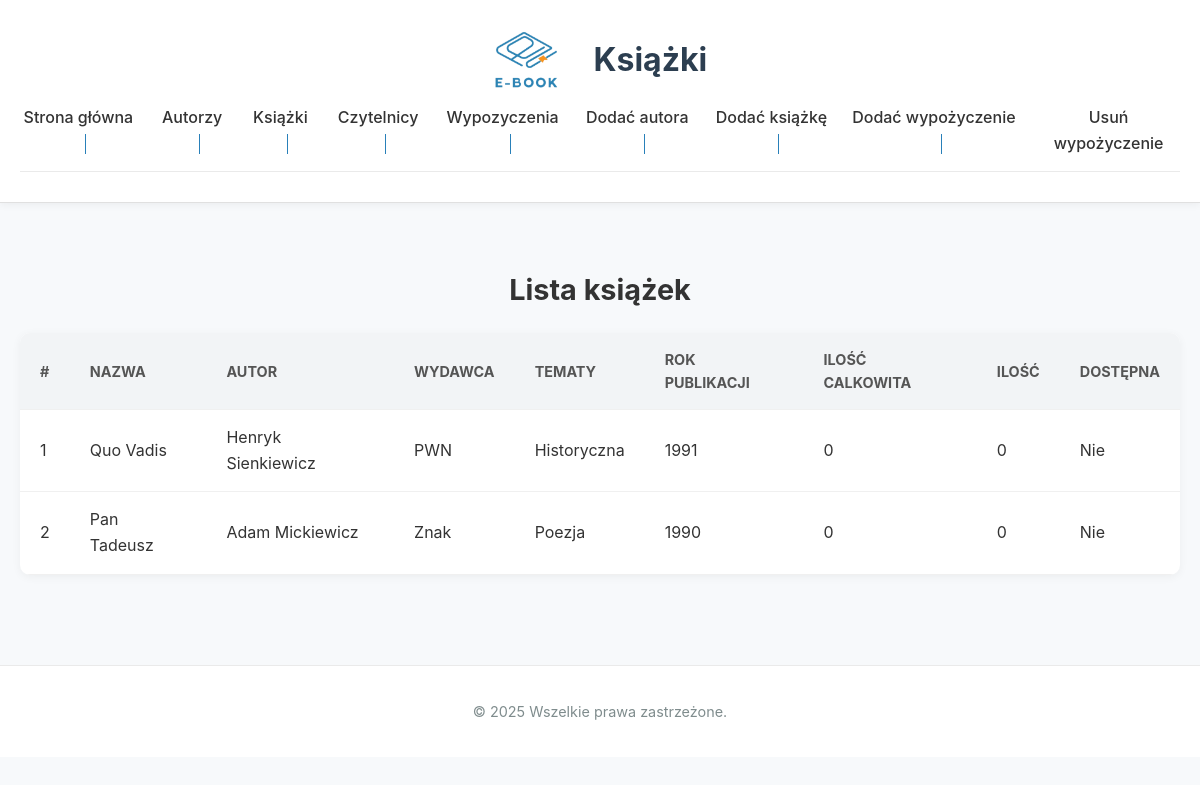
The app's page /Main/ksiazki.php with its own data.
### tables this page shows
CREATE TABLE ksiazka (
    id INT AUTO_INCREMENT PRIMARY KEY,
    tytul VARCHAR(200) NOT NULL,
    autor_id INT,
    wydawca_id INT,
    rok_wydania YEAR,
    tematyka_id INT,
    FOREIGN KEY (autor_id) REFERENCES autor(id),
    FOREIGN KEY (wydawca_id) REFERENCES wydawca(id),
    FOREIGN KEY (tematyka_id) REFERENCES tematyka(id)
);

CREATE TABLE wydawca (
    id INT AUTO_INCREMENT PRIMARY KEY,
    nazwa VARCHAR(100) NOT NULL
);

CREATE TABLE tematyka (
    id INT AUTO_INCREMENT PRIMARY KEY,
    nazwa VARCHAR(100) NOT NULL
);

### Main/ksiazki.php (the view, shortened to what this page needs)
<?php include 'baza.php'; ?>
<!DOCTYPE html>
<html lang="pl">
<head>
    <link rel="stylesheet" href="style.css">
</head>
<body>
    <header>
          <div class="header-container">
            <img src="../logo.png" alt="Logo" class="logo">
            <h1>Książki</h1>
        </div>
        <?php include 'navigation.php'; ?>
    </header>
    <main>
        <h2>Lista książek</h2>
        <table>
    <thead>
        <tr>
            <th>#</th>
            <th>Nazwa</th>
            <th>Autor</th>
            <th>Wydawca</th>
            <th>Tematy</th>
            <th>Rok publikacji</th>
            <th>Ilość calkowita</th>
            <th>Ilość</th>
            <th>Dostępna</th>
        </tr>
    </thead>
    <tbody>
        <?php
            $result = $conn->query("SELECT k.id, k.tytul, CONCAT(a.imie, ' ', a.nazwisko) AS autor, w.nazwa AS wydawca, t.nazwa AS tematyka,
            k.rok_wydania, k.ilosc_dostepnych, k.dostepnosc, k.ilosc_calkowita
            FROM ksiazka k
            JOIN autor a ON k.autor_id = a.id
            JOIN wydawca w ON k.wydawca_id = w.id
            JOIN tematyka t ON k.tematyka_id = t.id");
            if ($result->num_rows > 0) {
            while ($row = $result->fetch_assoc()) {
            $dostepnosc = ($row['ilosc_dostepnych'] == 0) ? "Nie" : "Tak";
            echo "<tr>
            <td>" . htmlspecialchars($row['id']) . "</td>
            <td>" . htmlspecialchars($row['tytul']) . "</td>
            <td>" . htmlspecialchars($row['autor']) . "</td>
            <td>" . htmlspecialchars($row['wydawca']) . "</td>
            <td>" . htmlspecialchars($row['tematyka']) . "</td>
            <td>" . htmlspecialchars($row['rok_wydania']) . "</td>
            <td>" . htmlspecialchars($row['ilosc_calkowita']) . "</td>
            <td>" . htmlspecialchars($row['ilosc_dostepnych']) . "</td>
            <td>" . $dostepnosc . "</td>
            </tr>";
            }
            } else {
            echo "<tr><td colspan='8'>Немає записів</td></tr>";
            }
        ?>
    </tbody>
</table>
    </main>
    <footer>
        <p>© 2025 Wszelkie prawa zastrzeżone.</p>
    </footer>
</body>
</html>

### Main/navigation.php
<?php
    $nav = '<nav>';
    $nav .= '<a href="startBiblioteka.php">Strona główna</a>';
    $nav .= '<a href="autorzy.php">Autorzy</a>';
    $nav .= '<a href="ksiazki.php">Książki</a>';
    $nav .= '<a href="czytelnicy.php">Czytelnicy</a>';
    $nav .= '<a href="wypozyczenia.php">Wypozyczenia</a>';
    $nav .= '<a href="addAutor.php">Dodać autora</a>';
    $nav .= '<a href="addKsiazka.php">Dodać książkę</a>';
    $nav .= '<a href="addWypozycelnika.php">Dodać wypożyczenie</a>';
    $nav .= '<a href="returnBook.php">Usuń wypożyczenie</a>';
    $nav .= '</nav>';
    echo $nav;
?>

### Main/style.css (style rules this page uses)
* { box-sizing: border-box; }
body { font-family: 'Inter', 'Open Sans', 'Poppins', sans-serif; margin: 0; padding: 0; background-color: #f7f9fb; color: #333; line-height: 1.6; }
header { background-color: #ffffff; padding: 30px 20px; text-align: center; box-shadow: 0 2px 8px rgba(0, 0, 0, 0.05); border-bottom: 1px solid #e0e0e0; }
main h2 { text-align: center; font-size: 1.8rem; margin-bottom: 20px; }
header h1 { margin: 0; font-size: 2rem; color: #2c3e50; }
.header-container { display: flex; justify-content: center; align-items: center; gap: 20px; padding: 0 20px; }
.logo { height: 60px; margin-right: 15px; }
nav { background-color: #ffffff; display: flex; justify-content: center; gap: 20px; padding: 15px 0; border-bottom: 1px solid #eaeaea; }
nav a { text-decoration: none; color: #333; font-weight: 500; transition: color 0.3s; }
nav a:not(:last-child)::after { content: ""; display: inline-block; height: 20px; width: 1px; background-color: #2980b9; margin-left: 15px; vertical-align: middle; }
main { padding: 40px 20px; max-width: 1200px; margin: auto; }
table { width: 100%; border-collapse: collapse; background-color: #fff; border-radius: 10px; overflow: hidden; box-shadow: 0 2px 10px rgba(0, 0, 0, 0.05); }
table th, table td { padding: 15px 20px; border-bottom: 1px solid #f0f0f0; text-align: left; }
table th { background-color: #f2f4f6; color: #555; font-size: 0.9rem; text-transform: uppercase; }
footer { background-color: #ffffff; color: #7f8c8d; text-align: center; padding: 20px; font-size: 0.9rem; border-top: 1px solid #eaeaea; margin-top: 50px; }

### records on screen
ksiazka: id "1", tytul "Quo Vadis", autor "Henryk Sienkiewicz", wydawca.nazwa "PWN", tematyka.nazwa "Historyczna", rok_wydania "1991", ilosc_calkowita "0", ilosc_dostepnych "0", ilosc_dostepnych "Nie"
ksiazka: id "2", tytul "Pan Tadeusz", autor "Adam Mickiewicz", wydawca.nazwa "Znak", tematyka.nazwa "Poezja", rok_wydania "1990", ilosc_calkowita "0", ilosc_dostepnych "0", ilosc_dostepnych "Nie"
